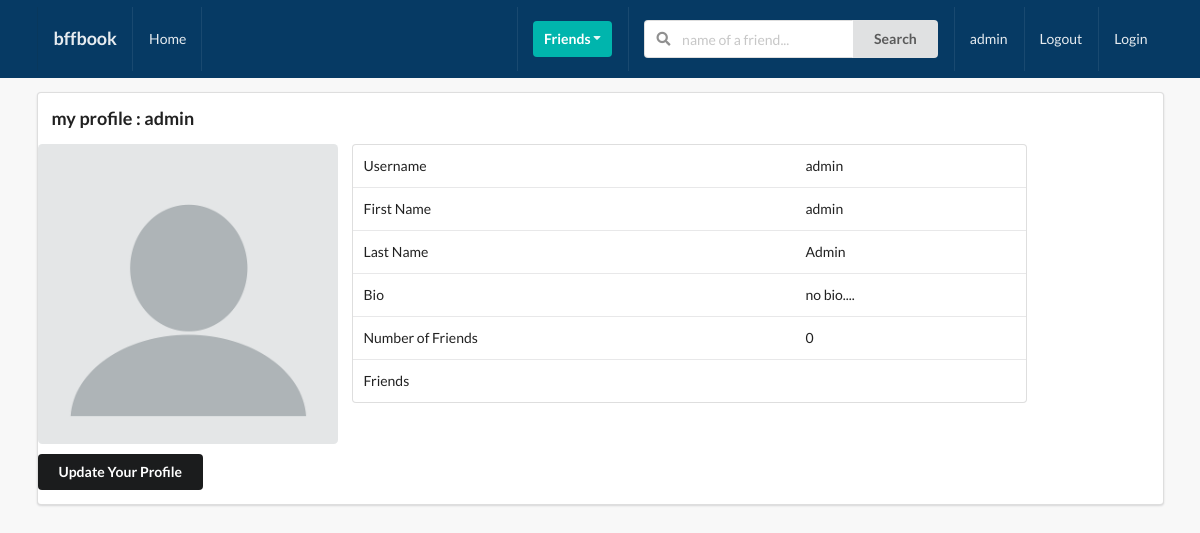
/profiles/myprofile/ (signed in), run on an earlier commit of the app's database.
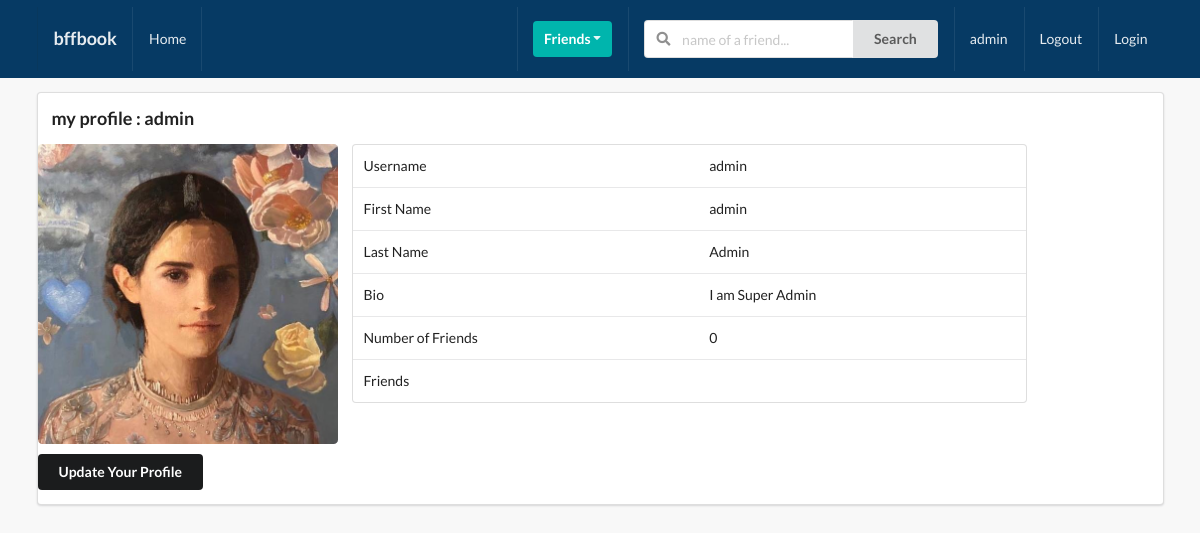
And on a later commit of the database.
### user_profile/models.py (models this page shows, shortened)
class Profile(models.Model):
    first_name = models.CharField(max_length=200, blank=True)
    last_name = models.CharField(max_length=200, blank=True)
    user = models.OneToOneField(User, on_delete=models.CASCADE)
    bio = models.TextField(default="no bio....", max_length=300)
    email = models.EmailField(max_length=200, blank=True)
    country = models.CharField(max_length=200, blank=True)
    avatar = models.ImageField(default="avatar.png",upload_to='avatars/')
    friends = models.ManyToManyField(User, blank=True, related_name='friends')
    slug = models.SlugField(unique=True, blank=True)
    updated = models.DateTimeField(auto_now=True)
    created = models.DateTimeField(auto_now_add=True)
    def get_friends(self):
        return self.friends.all()
    def get_friends_no(self):
        return self.friends.all().count()

### user_profile/views.py (the view)
# urls.py: path('myprofile/', views.my_profile_view, name='my-profile-view')
def my_profile_view(request):
    profile = Profile.objects.get(user=request.user)
    profile_form = ProfileModelForm(request.POST or None,request.FILES  or None,instance=profile)
    confirm = False
    if request.method == 'POST':
        if profile_form.is_valid():
            profile_form.save()
            confirm = True
    context = {
        'profile':profile,
        'profile_form':profile_form,
        'confirm':confirm
    }
    return render(request, 'user_profile/myprofile.html', context)

### user_profile/forms.py
class ProfileModelForm(forms.ModelForm):
    class Meta:
        model = Profile
        fields = ['first_name','last_name', 'bio', 'avatar']

### user_profile/templates/user_profile/myprofile.html (shortened to what this page needs)
{% extends "base.html" %}
{% block content %}
<div class="ui segment">
  <h3>my profile : {{request.user}}</h3>
  <div class="ui grid">
    <div class="row">
      <div class="six wide colunm">
        <img class="ui medium rounded image" src="{{profile.avatar.url}}">
        <div class="row mt-5">
          <button class="ui secondary button mt-5" id="modal-btn">Update Your Profile</button>
        </div>
      </div>
      <div class="ten wide column">
          <table class="ui table">
            <tbody>
              <tr>
                <td>Username</td>
                <td>{{profile.user}}</td>
              </tr>
              <tr>
                <td>First Name</td>
                <td>{{profile.first_name}}</td>
              </tr>
              <tr>
                <td>Last Name</td>
                <td>{{profile.last_name}}</td>
              </tr>
              <tr>
                <td>Bio</td>
                <td>{{profile.bio}}</td>
              </tr>
              <tr>
                <td>Number of Friends</td>
                <td>{{profile.get_friends_no}}</td>
              </tr>
              <tr>
                <td>Friends</td>
                <td>
                </td>
              </tr>
            </tbody>
          </table>
      </div>
    </div>
  </div>
</div>
{% endblock content %}

### templates/base.html (shortened to what this page needs)
{% load static %}
<!doctype html>
<html lang="en">
  <head>
    <link rel="stylesheet" href="{% static 'style.css' %}">
    <link rel="stylesheet" type='text/css' href="https://cdnjs.cloudflare.com/ajax/libs/semantic-ui/2.2.14/semantic.min.css">
  </head>
  <body>
    {% include "main/navbar.html" %}
    <div class="ui container">
      {% block content %}
      {% endblock content %}
    </div>
  </body>
</html>

### templates/main/navbar.html (shortened to what this page needs)
<div class="ui inverted menu nav mb-7">
    <div class="ui container">
      <a href="" class="item">
          <h3>bffbook</h3>
      </a>
      <a href="" class="item">
          Home
      </a>
      <div class="right menu">
          <div class="item">
              <div class="ui floating dropdown icon button teal"> Friends
                  <i class="dropdown icon"></i>
               </div>
          </div>
               <div class="item">
                <form action="" method="GET">
                  <div class="ui action left icon input">
                  <input class="prompt" type="text" name='q' placeholder="name of a friend...">
                  <button type='submit' class="ui button">Search</button>
                  </div>
              </form>
              </div>
              <a href="" class="item">
                   {{ request.user }}
              </a>
              <a href="" class="ui item">
                  Logout
              </a>
          <a href="" class="ui item">
                  Login
              </a>
      </div>
    </div>
  </div>

### static/style.css (style rules this page uses)
body { background: #f8f8f8 !important; }
.nav { border-radius: 0px !important; padding: 0.5rem 0 0.5rem 0 !important; background-color: rgb(6, 58, 100) !important; }
.mb-7 { margin-bottom: 7px !important; }
.mt-5 { margin-top:5px !important; }

What changed in the data, as far as the page shows it:
changed Profile "admin": avatar: picture added in place of a placeholder; bio "no bio...." → "I am Super Admin"
